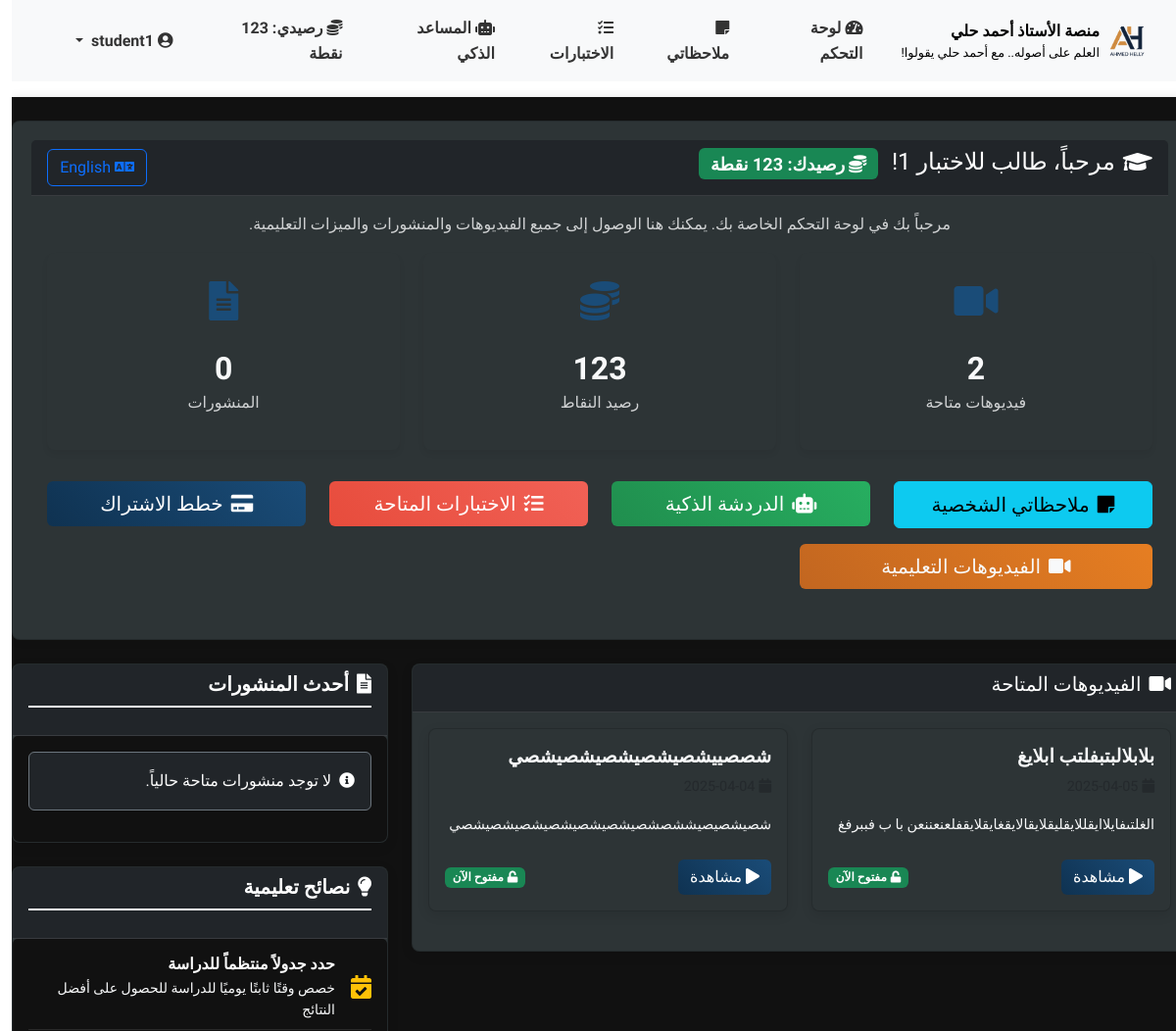
The page /student/dashboard (signed in, upper part) on the database as committed earlier.
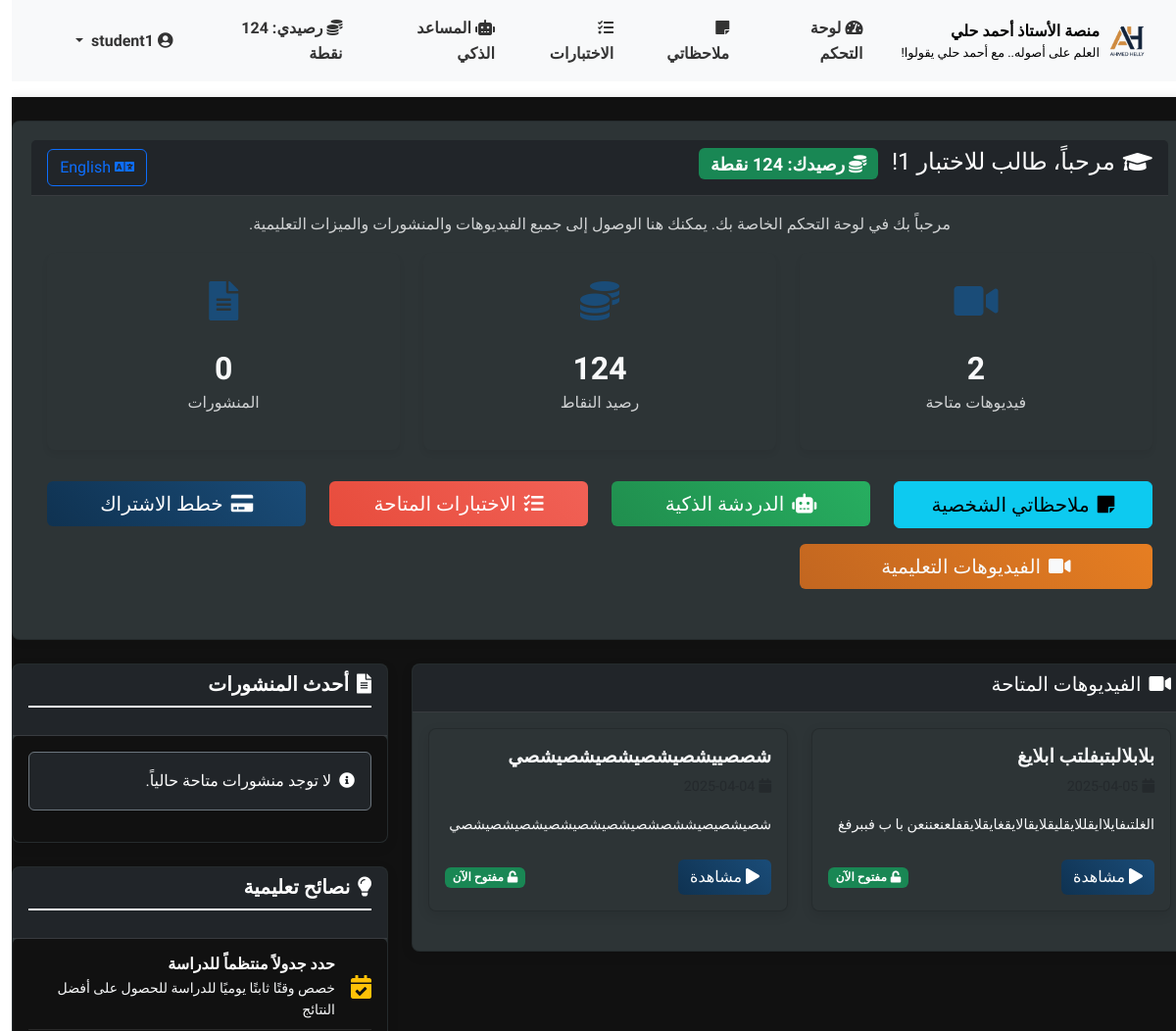
The same page on the database as committed later.
### models.py (models this page shows, shortened)
class User(UserMixin, db.Model):
    __tablename__ = 'users'
    id = db.Column(db.Integer, primary_key=True)
    username = db.Column(db.String(64), unique=True, nullable=False)
    full_name = db.Column(db.String(100), nullable=True)  # الاسم الثلاثي
    email = db.Column(db.String(100), nullable=True)  # البريد الإلكتروني للاستعادة
    phone = db.Column(db.String(20), nullable=True)   # رقم الهاتف للاستعادة
    password_hash = db.Column(db.String(256), nullable=False)
    role = db.Column(db.String(20), nullable=False)  # 'admin' or 'student'
    points = db.Column(db.Integer, default=0)  # نقاط المحفظة
    reset_token = db.Column(db.String(100), nullable=True)  # رمز استعادة كلمة المرور
    reset_token_expiry = db.Column(db.DateTime, nullable=True)  # تاريخ انتهاء صلاحية الرمز
    created_at = db.Column(db.DateTime, default=datetime.utcnow)  # تاريخ إنشاء الحساب
    videos = db.relationship('Video', backref='uploader', lazy='dynamic')
    comments = db.relationship('Comment', backref='author', lazy='dynamic')
    posts = db.relationship('Post', backref='author', lazy='dynamic')
    video_views = db.relationship('VideoView', backref='viewer', lazy='dynamic')
    def is_admin(self):
        return self.role == 'admin'

### routes.py (the view)
@student_bp.route('/dashboard')
@login_required
def dashboard():
    if current_user.is_admin():
        return redirect(url_for('admin.dashboard'))
    active_users[current_user.id] = datetime.now()
    cutoff_time = datetime.now() - timedelta(minutes=5)
    inactive = [uid for uid, last_seen in active_users.items() if last_seen < cutoff_time]
    for uid in inactive:
        del active_users[uid]
    print("\nالمستخدمون النشطون:")
    print("==================")
    for uid in active_users:
        user = User.query.get(uid)
        if user:
            print(f"- {user.full_name} ({user.username})")
    print("==================\n")
    videos = Video.query.order_by(Video.created_at.desc()).all()
    posts = Post.query.order_by(Post.created_at.desc()).all()
    viewed_videos = set()
    user_views = VideoView.query.filter_by(user_id=current_user.id).all()
    for view in user_views:
        viewed_videos.add(view.video_id)
    return render_template('student/dashboard.html', videos=videos, posts=posts, viewed_videos=viewed_videos)

### app.py (called while the page is built)
    @login_manager.user_loader
    def load_user(user_id):
        return User.query.get(int(user_id))

### routes.py (called while the page is built)
@app.context_processor
def inject_now():
    return {'now': datetime.now()}

### templates/student/dashboard.html (shortened to what the changed rows need)
{% extends 'base.html' %}
{% block content %}
<div class="row">
    <div class="col-12">
        <div class="card dashboard-stats mb-4 card-hover">
            <div class="card-header bg-dark text-white d-flex justify-content-between align-items-center">
                <h4>
                    <i class="fas fa-graduation-cap me-2"></i>مرحباً، {{ current_user.full_name or current_user.username }}!
                    <span class="badge bg-success ms-2 badge-new">
                        <i class="fas fa-coins me-1"></i>رصيدك: {{ current_user.points }} نقطة
                    </span>
                </h4>
                <a href="{{ url_for('student.dashboard_en') }}" class="btn btn-outline-primary">
                    <i class="fas fa-language me-1"></i>English
                </a>
            </div>
            <div class="card-body">
                <div class="row mt-3">
                    <div class="col-md-4 mb-3">
                        <div class="dashboard-stats text-center">
                            <div class="stat-icon">
                                <i class="fas fa-coins"></i>
                            </div>
                            <h3>{{ current_user.points }}</h3>
                            <p>رصيد النقاط</p>
                        </div>
                    </div>
                </div>
            </div>
        </div>
    </div>
</div>
{% endblock %}

### templates/base.html (shortened to what the changed rows need)
<!DOCTYPE html>
<html lang="ar" dir="rtl">
<head>
    <link rel="stylesheet" href="https://cdnjs.cloudflare.com/ajax/libs/font-awesome/5.15.4/css/all.min.css">
    <link rel="stylesheet" href="https://cdn.jsdelivr.net/npm/bootstrap@5.3.0/dist/css/bootstrap.rtl.min.css">
    <link rel="stylesheet" href="{{ url_for('static', filename='css/style.css') }}">
</head>
<body>
    <header>
        <nav class="navbar navbar-expand-lg navbar-light bg-light sticky-top">
            <div class="container">
                <div class="collapse navbar-collapse navbar-custom" id="navbarNav">
                    <ul class="navbar-nav">
                        {% if current_user.is_authenticated %}
                            {% if current_user.role == 'admin' %}
                                <li class="nav-item">
                                    <a class="nav-link {% if request.path.startswith('/admin/dashboard') %}active{% endif %}" href="{{ url_for('admin.dashboard') }}">
                                        <i class="fas fa-tachometer-alt"></i> لوحة التحكم
                                    </a>
                                </li>
                                <li class="nav-item">
                                    <a class="nav-link {% if request.path.startswith('/admin/upload_video') %}active{% endif %}" href="{{ url_for('admin.upload_video') }}">
                                        <i class="fas fa-video"></i> رفع فيديو
                                    </a>
                                </li>
                                <li class="nav-item">
                                    <a class="nav-link {% if request.path.startswith('/admin/create_post') %}active{% endif %}" href="{{ url_for('admin.create_post') }}">
                                        <i class="fas fa-edit"></i> إنشاء منشور
                                    </a>
                                </li>
                                <li class="nav-item">
                                    <a class="nav-link {% if request.path.startswith('/admin/lecture_codes') %}active{% endif %}" href="{{ url_for('admin.lecture_codes') }}">
                                        <i class="fas fa-key"></i> أكواد المحاضرات
                                    </a>
                                </li>
                                <li class="nav-item">
                                    <a class="nav-link {% if request.path.startswith('/admin/transfer_points') %}active{% endif %}" href="{{ url_for('admin.transfer_points') }}">
                                        <i class="fas fa-exchange-alt"></i> تحويل النقاط
                                    </a>
                                </li>
                            {% else %}
                                <li class="nav-item">
                                    <a class="nav-link {% if request.path.startswith('/student/dashboard') %}active{% endif %}" href="{{ url_for('student.dashboard') }}">
                                        <i class="fas fa-tachometer-alt"></i> لوحة التحكم
                                    </a>
                                </li>
                                <li class="nav-item">
                                    <a class="nav-link {% if request.path.startswith('/student/notes') %}active{% endif %}" href="{{ url_for('student.view_notes') }}">
                                        <i class="fas fa-sticky-note"></i> ملاحظاتي
                                    </a>
                                </li>
                                <li class="nav-item">
                                    <a class="nav-link {% if request.path.startswith('/student/tests') %}active{% endif %}" href="{{ url_for('student_tests.available_tests') }}">
                                        <i class="fas fa-tasks"></i> الاختبارات
                                    </a>
                                </li>
                                <li class="nav-item">
                                    <a class="nav-link {% if request.path == '/student/ai_chat' %}active{% endif %}" href="{{ url_for('student.ai_chat') }}">
                                        <i class="fas fa-robot"></i> المساعد الذكي
                                    </a>
                                </li>
                                <li class="nav-item">
                                    <a class="nav-link" href="#">
                                        <i class="fas fa-coins"></i> رصيدي: {{ current_user.points }} نقطة
                                    </a>
                                </li>
                            {% endif %}
                        {% endif %}
                    </ul>
                    {% if current_user.is_authenticated %}
                    <ul class="navbar-nav ms-auto">
                        <li class="nav-item dropdown">
                            <a class="nav-link dropdown-toggle" href="#" id="navbarDropdown" role="button"
                               data-bs-toggle="dropdown" aria-expanded="false">
                                <i class="fas fa-user-circle"></i>
                                {{ current_user.username }}
                            </a>
                        </li>
                    </ul>
                    {% endif %}
                </div>
            </div>
        </nav>
    </header>
    <main class="py-4">
        {% block content %}{% endblock %}
    </main>
</body>
</html>

Rows that differ between the two databases and show on the page:
changed User "طالب للاختبار 1": points "123" → "124"
